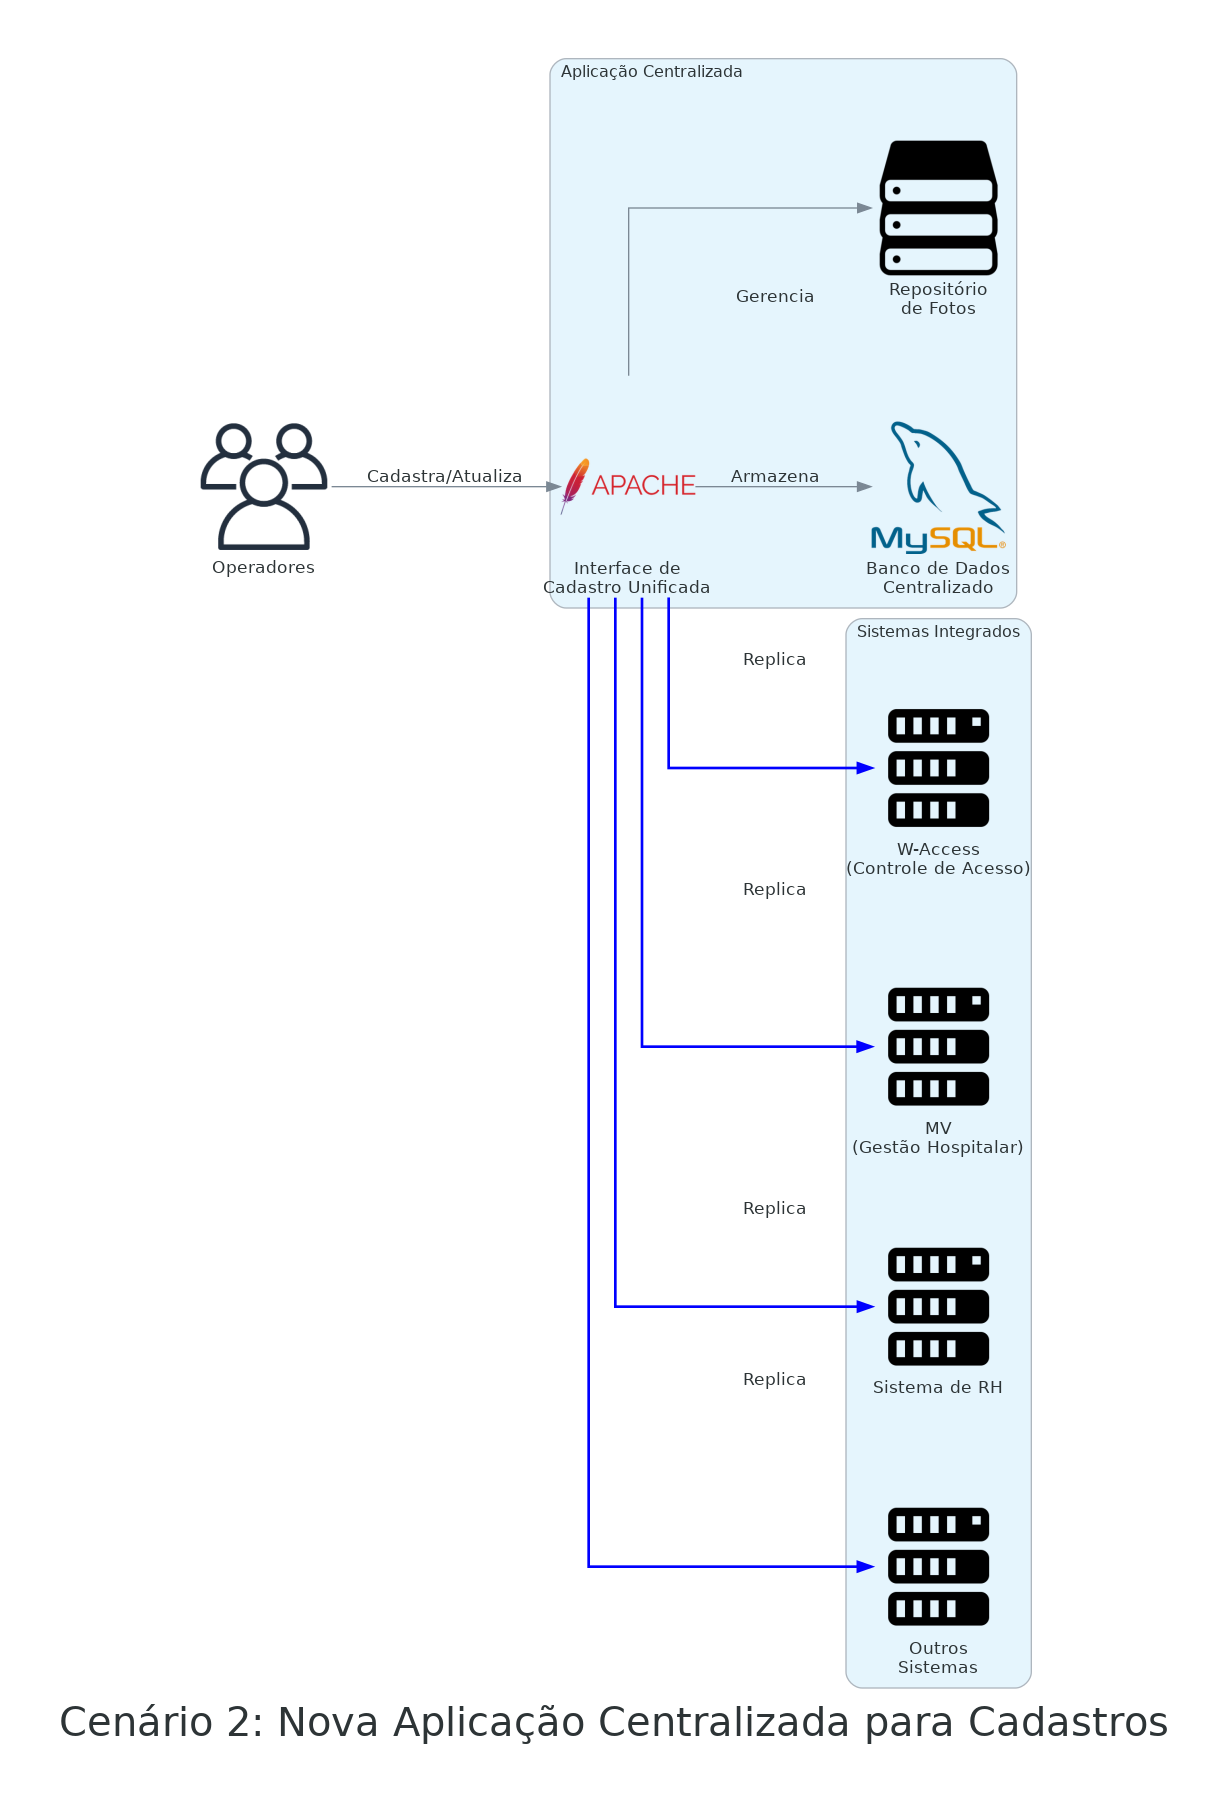

Source code (Python):
#!/usr/bin/env python3
from diagrams import Diagram, Cluster, Edge
from diagrams.onprem.database import MySQL
from diagrams.onprem.compute import Server
from diagrams.onprem.client import User, Users
from diagrams.programming.framework import Flask
from diagrams.onprem.network import Apache
from diagrams.generic.storage import Storage

# Configuração do diagrama
graph_attr = {
    "fontsize": "30",
    "bgcolor": "white",
    "rankdir": "LR",
    "pad": "0.5",
    "splines": "ortho",
}

# Criando o diagrama
with Diagram("Cenário 2: Nova Aplicação Centralizada para Cadastros", 
             filename="/home/ubuntu/apresentacao_bp/imagens/diagrama_cenario2", 
             show=False, 
             graph_attr=graph_attr):
    
    # Usuários
    usuarios = Users("Operadores")
    
    # Aplicação Centralizada
    with Cluster("Aplicação Centralizada"):
        app_central = Apache("Interface de\nCadastro Unificada")
        db_central = MySQL("Banco de Dados\nCentralizado")
        storage = Storage("Repositório\nde Fotos")
        
        app_central >> Edge(label="Armazena") >> db_central
        app_central >> Edge(label="Gerencia") >> storage
    
    # Sistemas Integrados
    with Cluster("Sistemas Integrados"):
        sistema_acesso = Server("W-Access\n(Controle de Acesso)")
        sistema_mv = Server("MV\n(Gestão Hospitalar)")
        sistema_rh = Server("Sistema de RH")
        outros_sistemas = Server("Outros\nSistemas")
        
    # Fluxo principal
    usuarios >> Edge(label="Cadastra/Atualiza") >> app_central
    app_central >> Edge(label="Replica", color="blue", style="bold") >> sistema_acesso
    app_central >> Edge(label="Replica", color="blue", style="bold") >> sistema_mv
    app_central >> Edge(label="Replica", color="blue", style="bold") >> sistema_rh
    app_central >> Edge(label="Replica", color="blue", style="bold") >> outros_sistemas
